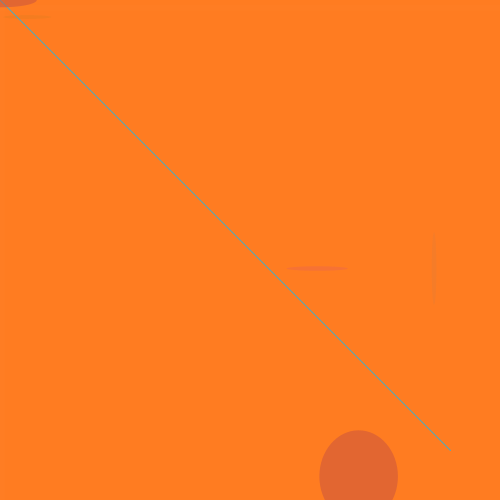
Frame 1 (no input)
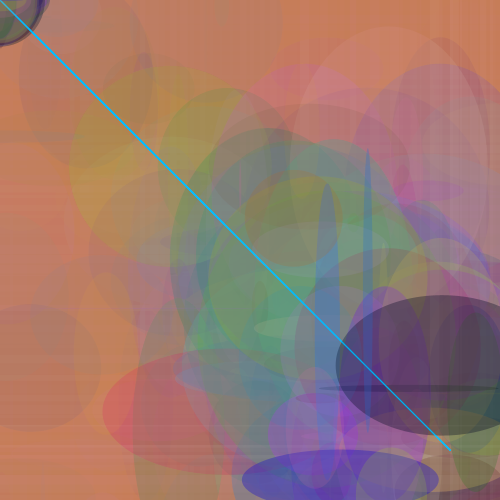
Frame 60 (the mouse pressed at the canvas centre just before this capture)
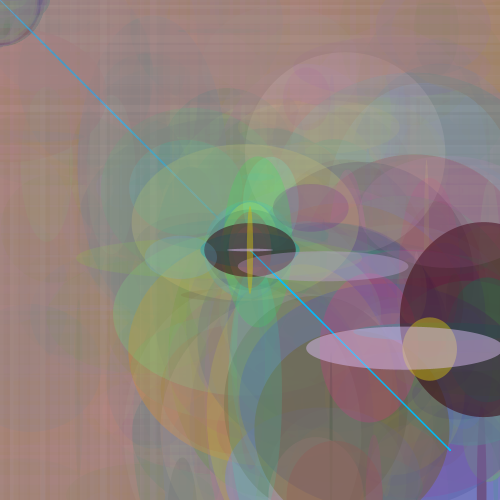
Frame 120 (the mouse held since frame 60 and released just before this capture)

The Processing sketch that drew these frames (run headless with seeded random() and noise(); from frame 60 on, the mouse is pressed at the canvas centre):

// Processing sketch: processing_45511
// ── processing_45511.pde

float x;
int timex;
int xposition = 0;
int step = 5;
int step2 = 2;
int xposition2 = 500;

void setup(){
  size(500, 500);
  background(255,124,32);
  noStroke();
}

void draw(){
  fill(random(255),random(255),random(255),random(1,5));
  rect(0,0,500,500);
  
  fill(random(255),random(255),random(255),random(10,100));
  ellipse(random(250,450),random(250,450),random(300),random(300));
  
  fill(random(255),random(255),random(255),random(10,60));
  ellipse(random(150,450),random(150,450),random(300),random(300));
  
  fill(random(255),random(255),random(255),random(10,20));
  ellipse(random(0,550),random(0,550),random(200),random(200));

  fill(random(255),random(255),random(255),random(10,150));
  ellipse(random(300,500), random(300,500), random(200), random(200));
  
  
  stroke(0,191,255,random(10,255));
  line(450,450,mouseX,mouseY);
  noStroke();
  ellipse(mouseX,mouseY,random(100),random(100));
  
  fill(255,255,255,random(1,10));
  rect(xposition,0,random(1,10),500);
  xposition = xposition + step;
  rect(0,xposition,500,random(1,10));
  xposition = xposition + step;
  
  if(xposition > 500){
  step = -5;
  }
  if(xposition < 0){
  step = 5;
  }
  
  x = random(1,150);
  timex = round(x);
  delay(timex);
}
